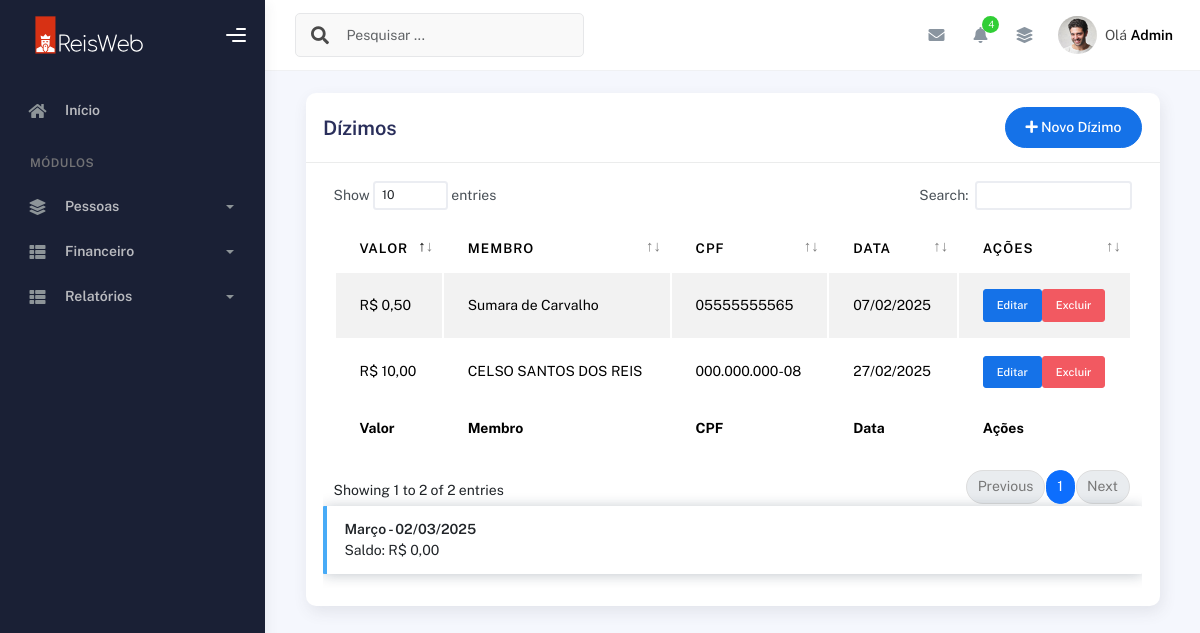
/dizimos/ (signed in), run on the app's committed database.
### plataformadizimos/models.py (models this page shows, shortened)
class Dizimos(models.Model):
    membro = models.ForeignKey(Membros, on_delete=models.CASCADE)
    valor = models.DecimalField(max_digits=10, decimal_places=2)
    data_dizimo = models.DateField(auto_now_add=True)  # Data do dízimo (preenchida automaticamente)

### plataformaigreja/models.py (models this page shows, shortened)
class Membros(models.Model):
    choices_sexo = (('F', 'Feminino'),
                    ('M', 'Masculino'))
    choices_cargo = (('A', 'Auxiliar'),
                     ('C', 'Congregado'),
                     ('Cr', 'Crianças'),
                     ('Da', 'Diaconisa'),
                     ('D', 'Diácono'),
                     ('E', 'Evangelista'),
                     ('J', 'Jovem'),
                     ('Mb', 'Membro'),
                     ('Mi', 'Missionário(a)'),
                     ('Pr', 'Pastor'),
                     ('P', 'Presbítero'))
    nome = models.CharField(max_length=50)
    sexo = models.CharField(max_length=1, choices=choices_sexo)
    cpf = models.CharField(max_length=20, blank=True, null=True)
    email = models.EmailField(blank=True, null=True)
    telefone = models.CharField(max_length=19, blank=True, null=True)
    endereco = models.CharField(max_length=100, blank=True, null=True)
    foto = models.ImageField(upload_to="img_membros", null=True, blank=True)
    data_nascimento = models.DateField(null=True, blank=True)
    data_batismo = models.DateField(null=True, blank=True)
    cargo = models.CharField(max_length=2, choices=choices_cargo)
    pastor = models.ForeignKey(
        User,
        on_delete=models.CASCADE
    )

### plataformadizimos/views.py (the view, shortened to what this page needs)
# urls.py: path('dizimos/', views.dizimos, name='dizimos'),
@login_required(login_url='/usuarios/login')
def dizimos(request):
    data_atual = datetime.now()
    mes_atual = data_atual.month
    ano_atual = data_atual.year
    dizimos = Dizimos.objects.filter(membro__pastor=request.user).order_by("-data_dizimo")
    total_dizimos = Dizimos.objects.filter(
        membro__pastor=request.user,
        data_dizimo__month=mes_atual,
        data_dizimo__year=ano_atual
    ).aggregate(Sum('valor'))['valor__sum'] or 0
    membros = Membros.objects.filter(pastor=request.user)
    return render(request, "dizimos.html", {
        "membros": membros,
        "dizimos": dizimos,
        "total_dizimos": total_dizimos,
        "data_atual": data_atual,
    })

### plataformadizimos/templates/dizimos.html (shortened to what this page needs)
{% extends "bases/base_plataformaigreja.html" %}
{% load static %}
{% block 'conteudo' %}
  <div class="container">
    <div class="page-inner">
      <div class="col-md-12">
        <div class="card">
          <div class="card-header">
            <div class="d-flex align-items-center">
              <h4 class="card-title">Dízimos</h4>
                <button
                  class="btn btn-primary btn-round ms-auto"
                  data-bs-toggle="modal"
                  data-bs-target="#addRowModal"
                >
                  <i class="fa fa-plus"></i>
                  Novo Dízimo
                </button>
            </div>
          </div>
        <div class="card-body">
                    <div class="table-responsive">
                      <table
                        id="add-row"
                        class="display table table-striped table-hover"
                      >
                        <thead>
                          <tr>
                            <th>Valor</th>
                            <th>Membro</th>
                            <th>CPF</th>
                            <th>Data</th>
                            <th style="width: 10%">Ações</th>
                          </tr>
                        </thead>
                        <tfoot>
                          <tr>
                            <th>Valor</th>
                            <th>Membro</th>
                            <th>CPF</th>
                            <th>Data</th>
                            <th>Ações</th>
                          </tr>
                        </tfoot>
                        <tbody>
                          {% for dizimo in dizimos %}
                            <tr>
                              <td>R$ {{ dizimo.valor }}</td>
                              <td>{{ dizimo.membro.nome }}</td>
                              <td>{{dizimo.membro.cpf}}</td>
                              <td>{{ dizimo.data_dizimo|date:"d/m/Y" }}</td>
                              <td>
                                <div class="form-button-action">
                                  <form action="" method="POST" style="display:inline;">
                                  <a href="{% url 'editar_dizimo' dizimo.id %}">
                                  <button
                                    type="button"
                                    title="Editar"
                                    class="btn btn-primary btn-sm editar-dizimo"
                                    data-original-title="Edit Task"
                                  >
                                    Editar
                                  </button>
                                </a>
                              </form>
                                  <form action="{% url 'excluir_dizimo' dizimo.id %}" method="POST" style="display:inline;">
                                    <button
                                      type="submit"
                                      class="btn btn-danger btn-sm"
                                      onclick="return confirm('Tem certeza que deseja excluir este dízimo?')">
                                      Excluir
                                    </button>
                                  </form>
                                </div>
                              </td>
                            </tr>
                          {% endfor %}
                        </tbody>
                      </table>
                      <div class="alert alert-info">
                        <strong>{{ data_atual|date:"F" }} - {{ data_atual|date:"d/m/Y" }}</strong>
                        <br/>Saldo: R$ {{ total_dizimos|floatformat:2 }}
                      </div>
                    </div>
                  </div>
                </div>
              </div>
            </div>
          </div>
        </div>
      </div>
    </div>
{% endblock %}

### data on the page
Dizimos: valor "10,00", membro.nome "CELSO SANTOS DOS REIS", membro.cpf "000.000.000-08", data_dizimo "27/02/2025"
Dizimos: valor "0,50", membro.nome "Sumara de Carvalho", membro.cpf "05555555565", data_dizimo "07/02/2025"

### other printed values
{{ total_dizimos|floatformat:2 }} "0,00"
